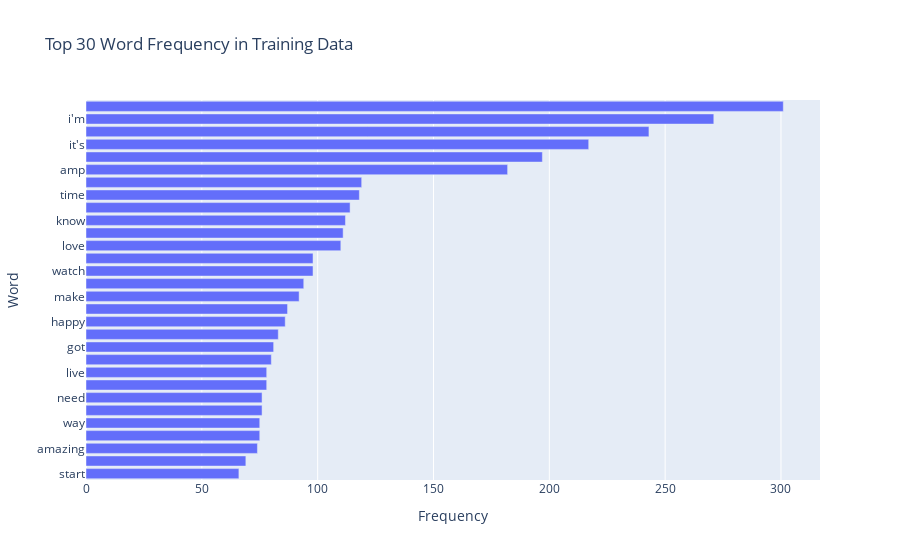

Notebook source saved alongside this figure:
### Code cell
vectorizer = CountVectorizer(lowercase=True, stop_words='english', token_pattern=r"(?u)\b[a-zA-Z][a-zA-Z']+\b")
words_train = vectorizer.fit_transform(train_df['text'].astype(str))

word_freq = np.asarray(words_train.sum(axis=0)).ravel()
vocab = np.array(vectorizer.get_feature_names_out())
top_k = 30
idx = word_freq.argsort()[::-1][:top_k]
top_words = vocab[idx]
top_counts = word_freq[idx]

fig = px.bar(
    x=top_counts[::-1],     
    y=top_words[::-1],
    orientation='h',         
    labels={'x': 'Frequency', 'y': 'Word'},
    title=f"Top {top_k} Word Frequency in Training Data"
)
fig.show()

### Figure 1 — Plotly figure (JSON) as saved in the notebook; plotly's stock layout.template omitted (floating-point values rounded to 4 significant figures)
{"data": [{"hovertemplate": "Frequency=%{x}<br>Word=%{y}<extra></extra>", "legendgroup": "", "marker": {"color": "#636efa", "pattern": {"shape": ""}}, "name": "", "orientation": "h", "showlegend": false, "textposition": "auto", "type": "bar", "x": [66, 69, 74, 75, 75, 76, 76, 78, 78, 80, 81, 83, 86, 87, 92, 94, 98, 98, 110, 111, 112, 114, 118, 119, 182, 197, 217, 243, 271, 301], "xaxis": "x", "y": ["start", "going", "amazing", "feel", "way", "life", "need", "really", "live", "lost", "got", "want", "happy", "today", "make", "can't", "watch", "think", "love", "good", "know", "day", "time", "people", "amp", "don't", "it's", "like", "i'm", "just"], "yaxis": "y"}], "layout": {"barmode": "relative", "legend": {"tracegroupgap": 0}, "title": {"text": "Top 30 Word Frequency in Training Data"}, "xaxis": {"anchor": "y", "domain": [0, 1], "title": {"text": "Frequency"}}, "yaxis": {"anchor": "x", "domain": [0, 1], "title": {"text": "Word"}}}}
